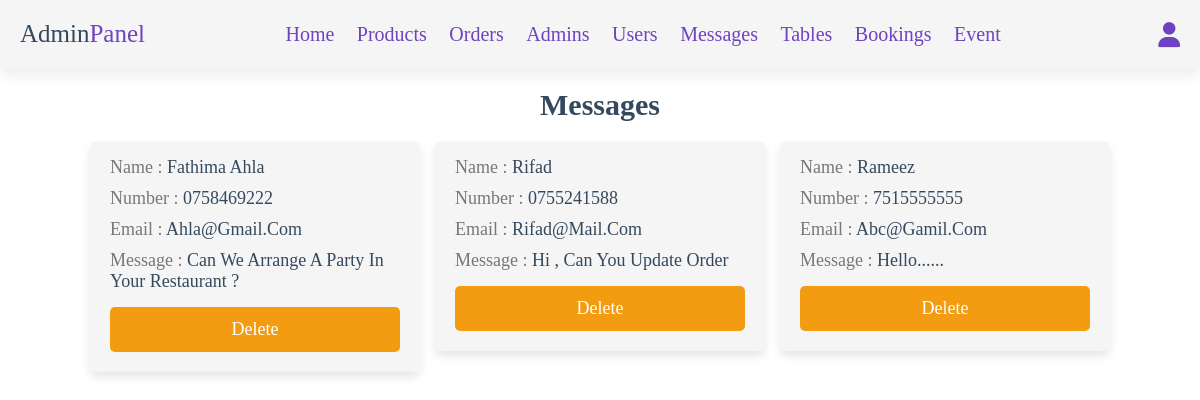
The page /admin/messages.php (signed in) on the database its author committed.
### tables this page shows
CREATE TABLE `messages` (
  `id` int(100) NOT NULL,
  `user_id` int(100) NOT NULL,
  `name` varchar(100) NOT NULL,
  `email` varchar(1000) NOT NULL,
  `number` varchar(12) NOT NULL,
  `message` varchar(500) NOT NULL
);

### admin/messages.php (the view, shortened to what this page needs)
<?php
include '../components/connect.php';
?>
<!DOCTYPE html>
<html lang="en">
<head>
   <link rel="stylesheet" href="https://cdnjs.cloudflare.com/ajax/libs/font-awesome/6.1.1/css/all.min.css">
   <link rel="stylesheet" href="../css/admin_style.css">
</head>
<body>
<?php include '../components/admin_header.php' ?>
<section class="messages">
   <h1 class="heading">messages</h1>
   <div class="box-container">
   <?php
      $select_messages = $conn->prepare("SELECT * FROM `messages`");
      $select_messages->execute();
      if($select_messages->rowCount() > 0){
         while($fetch_messages = $select_messages->fetch(PDO::FETCH_ASSOC)){
   ?>
   <div class="box">
      <p> name : <span><?= $fetch_messages['name']; ?></span> </p>
      <p> number : <span><?= $fetch_messages['number']; ?></span> </p>
      <p> email : <span><?= $fetch_messages['email']; ?></span> </p>
      <p> message : <span><?= $fetch_messages['message']; ?></span> </p>
      <a href="messages.php?delete=<?= $fetch_messages['id']; ?>" class="delete-btn" onclick="return confirm('delete this message?');">delete</a>
   </div>
   <?php
         }
      }else{
         echo '<p class="empty">you have no messages</p>';
      }
   ?>
   </div>
</section>
</body>
</html>

### css/admin_style.css (style rules this page uses)
:root { --main-color:#A05AFF; --change-color:#1BCFB4; --light-bg:#cebfe2; --red:#e60000; --blue: #2F2FA2; --white:#fff; --orange:#f39c12; --black:#34495e; --light-bg:#f5f5f5; --light-color:#777; --border:.2rem solid var(--black); --box-shadow:0 .5rem 1rem rgba(0,0,0,.1); }
* { font-family: 'Baloo Bhaijaan 2', cursive; margin:0; padding:0; box-sizing: border-box; text-decoration: none; outline: none; border:none; }
html { font-size: 62.5%; overflow-x: hidden; }
body { background-color: var(--white); }
section { max-width: 1200px; margin:0 auto; padding:2rem; }
.btn, .delete-btn, .option-btn { display: block; margin-top: 1rem; border-radius: .5rem; cursor: pointer; width: 100%; font-size: 1.8rem; color:var(--white); padding:1.2rem 3rem; text-transform: capitalize; text-align: center; }
.delete-btn { background-color: var(--orange); }
.heading { text-align: center; margin-bottom: 2rem; text-transform: capitalize; color:var(--black); font-size: 3rem; }
.messages .box-container { display: grid; grid-template-columns: repeat(auto-fit, 33rem); gap:1.5rem; justify-content: center; align-items: flex-start; }
.messages .box-container .box { background-color: var(--light-bg); border-radius: .5rem; box-shadow: var(--box-shadow); padding:2rem; padding-top: 1rem; }
.messages .box-container .box p { padding: .5rem 0; font-size: 1.8rem; color:var(--light-color); text-transform: capitalize; }
.messages .box-container .box p span { color:var(--black); }

### rows shown on the page
messages: name "Fathima Ahla", number "0758469222", email "Ahla@gmail.com", message "Can We Arrange A Party In Your Restaurant ?"
messages: name "Rifad", number "0755241588", email "Rifad@mail.com", message "Hi , Can You Update Order"
messages: name "Rameez", number "7515555555", email "Abc@gamil.com", message "Hello......"
